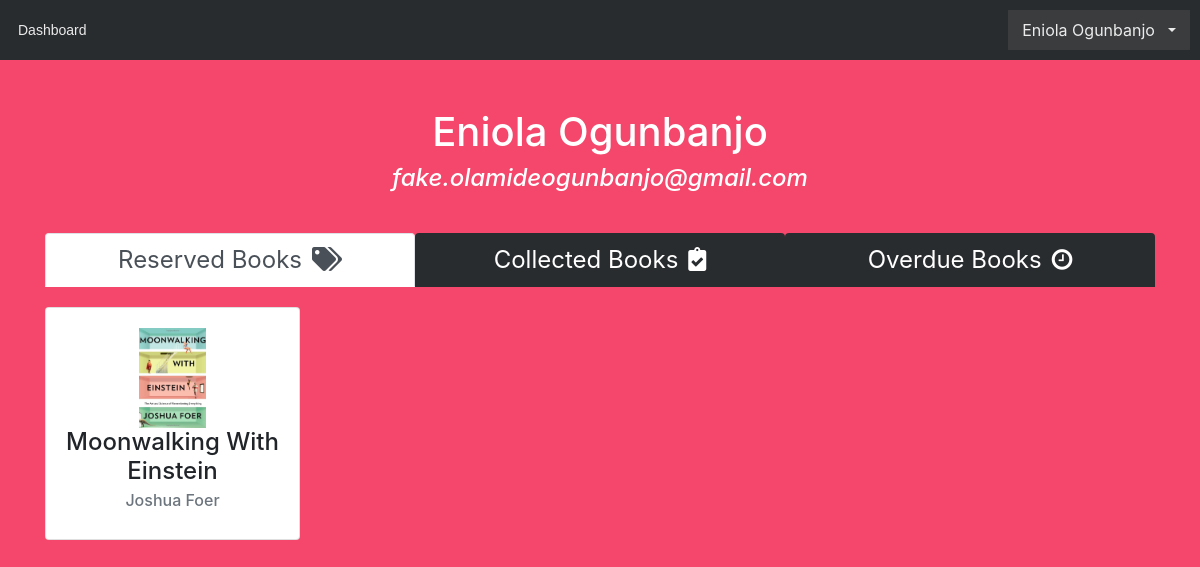
Before: /users/eniola_user/ (signed in) with the older database file.
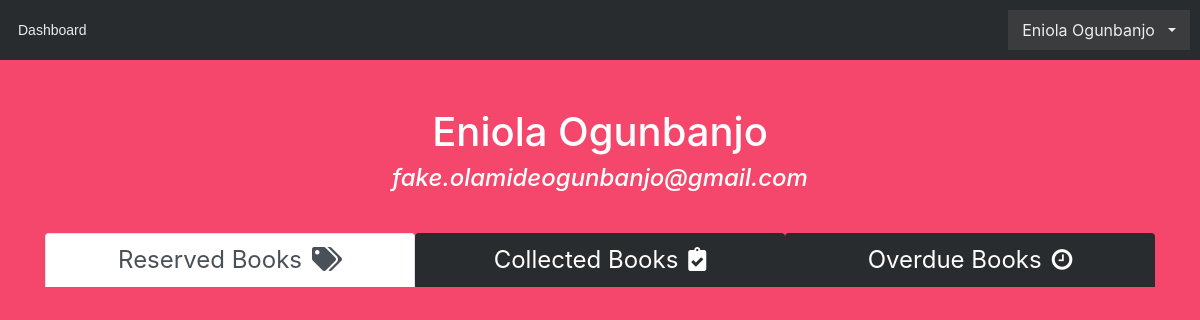
After: the same page with the newer database file.
### library/models.py (models this page shows, shortened)
class Checkout(models.Model):
    user = models.ForeignKey(to=User, on_delete=models.DO_NOTHING)
    book = models.ForeignKey(to=Book, on_delete=models.CASCADE)
    reserved = models.BooleanField(default=False)
    collected = models.BooleanField(default=False)
    overdue = models.BooleanField(default=False)
    closed = models.BooleanField(default=False)
    reserved_date = models.DateField(null=True, blank=True)
    collected_date = models.DateField(null=True, blank=True)
    closed_date = models.DateField(null=True, blank=True)
    class Meta:
        ordering = ['user']

class Book(models.Model):
    title = models.CharField(max_length=100)
    author = models.ForeignKey(to=Author, on_delete=models.CASCADE)
    category = models.ManyToManyField(Category)
    location = models.CharField(max_length=300)
    description = models.TextField()
    quantity_total = models.IntegerField(default=0)
    quantity_collected = models.IntegerField(default=0)
    quantity_reserved = models.IntegerField(default=0)
    image = models.ImageField(upload_to=get_upload_path, default='book.gif')
    class Meta:
        ordering = ['quantity_collected', 'title']

class Author(models.Model):
    name = models.CharField(max_length=100)
    description = models.TextField(
        default="No information available about this author")
    class Meta:
        ordering = ['name']
    def __str__(self):
        return self.name

### library/views.py (the view, shortened to what this page needs)
# urls.py: path('users/<str:username>/', views.profile, name='profile'),
@login_required
def profile(request, username):
    if request.user.is_staff:
        if username == request.user.username:
            return redirect('dashboard')
        else:
            student = User.objects.get(username=username)
            pending_history = Checkout.objects.filter(user=student)
            return render(request, 'user-dashboard.html',
                          context={'pending_history': pending_history,
                                   'student': student})
    else:
        redirect('home')

### library/context_processor.py (called while the page is built)
def notifications(request):
    if request.user.is_anonymous == True:
        return {'notifications_count': 0}
    else:
        user = request.user
        notifications = Notification.objects.filter(user=user,
                                                    read=False)
        return {'notifications_count': notifications.count()}

### templates/user-dashboard.html (shortened to what the changed rows need)
{% extends 'base_nav.html' %}
{% load static %}
{% block content %}
    {% if user.is_staff %}
        <h1 class="text-center text-white mt-5">
            {{ student.get_full_name }}
        </h1>
    {% else %}
        <h1 class="text-center" style="margin: 30px;color: #ffffff;">Welcome
            back,
            {{ user.first_name }}!</h1>
    {% endif %}
    <div style="margin-top: 40px;">
        <div class="container">
            <div class="row">
                <div class="col-md-8 col-lg-12">
                    <div>
                        <div class="tab-content">
                            <div class="tab-pane active" role="tabpanel"
                                 id="tab-1" style="padding-top: 20px;">
                                <div class="row" data-aos="fade-up"
                                     style="margin-bottom: 10px;">
                                    {% for item in pending_history %}
                                        {% if item.reserved and not item.collected %}
                                            <div class="col-lg-3">
                                                <div class="card"
                                                     data-bs-hover-animate="pulse">
                                                    <div class="card-body">
                                                        <a class="stretched-link"
                                                           href="
{% url 'book' item.book.id %}">
                                                            <div class="d-flex justify-content-center align-items-center"
                                                                 style="height: 100px;">
                                                                <img
                                                                        src="{{ item.book.image.url }}"
                                                                        style="height: 100%;">
                                                            </div>
                                                        </a>
                                                        <h4
                                                                class="text-center card-title">{{ item.book.title }}</h4>
                                                        <h6 class="text-center text-muted card-subtitle mb-2">
                                                            {{ item.book.author }}</h6>
                                                    </div>
                                                </div>
                                            </div>
                                        {% endif %}
                                    {% endfor %}
                                </div>
                            </div>
                        </div>
                    </div>
                </div>
            </div>
        </div>
    </div>
{% endblock %}

Changed rows visible on the page:
no longer on this page (row edited): Checkout: book.image (picture), book "Moonwalking With Einstein", book.author "Joshua Foer"
